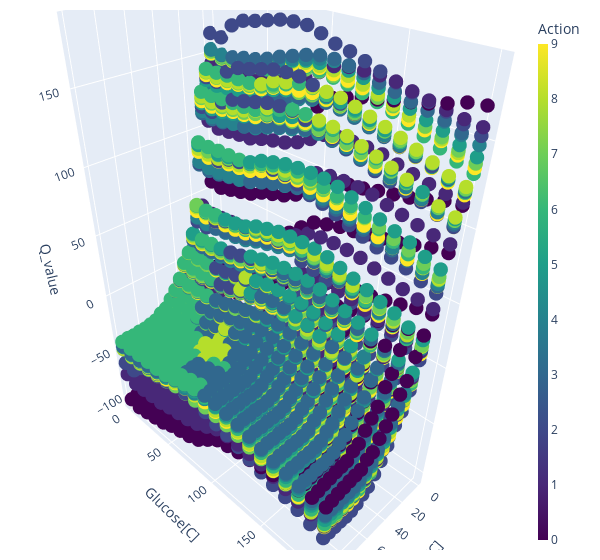

Notebook cell for this chart:
### Code cell
fig.show()

### Figure 1 — Plotly figure (JSON) as saved in the notebook; plotly's stock layout.template omitted (floating-point values rounded to 4 significant figures; data arrays with more than 128 entries replaced by an {"elided": "..."} marker saying what was removed)
{"data": [{"marker": {"color": {"elided": "80000 int values"}, "colorbar": {"thickness": 10, "title": {"text": "Action"}}, "colorscale": [[0, "#440154"], [0.1111, "#482878"], [0.2222, "#3e4989"], [0.3333, "#31688e"], [0.4444, "#26828e"], [0.5556, "#1f9e89"], [0.6667, "#35b779"], [0.7778, "#6ece58"], [0.8889, "#b5de2b"], [1, "#fde725"]], "opacity": 1, "size": 5}, "mode": "markers", "text": {"elided": "4000 int values"}, "type": "scatter3d", "x": {"elided": "4000 float values"}, "y": {"elided": "4000 float values"}, "z": {"elided": "4000 float values"}}], "layout": {"margin": {"b": 10, "l": 10, "r": 20, "t": 10}, "scene": {"xaxis": {"title": {"text": "Agent[C]"}}, "yaxis": {"title": {"text": "Glucose[C]"}}, "zaxis": {"title": {"text": "Q_value"}}}, "width": 600}}
